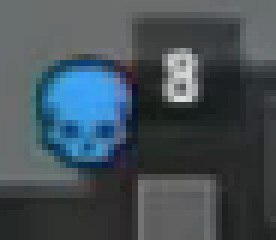
#> input picture skull_templates/skull_blue.png, 46 x 40 px (shown 6 times larger)
$ python -i TestImprovement.py   (imports and definitions only)
#> lines starting #> are read from the running program, lines starting #| are printed output that depends on the picture; after the words box and inside, x2 and y2 are one past the last pixel; in counts of white or black regions, pixels touching at a corner belong together
#> further down, picture is the input picture: shape (40, 46, 3); mean B, G, R 86.6, 79.8, 68.3
import cv2
import numpy as np

def detect_arrows(image):
    hsv = cv2.cvtColor(image, cv2.COLOR_BGR2HSV)
#> hsv: shape (40, 46, 3); mean H, S, V 83.3, 41.5, 87.6

    # Purple mask
    lower_purple = np.array([120, 50, 50])
    upper_purple = np.array([160, 255, 255])
    mask_purple = cv2.inRange(hsv, lower_purple, upper_purple)
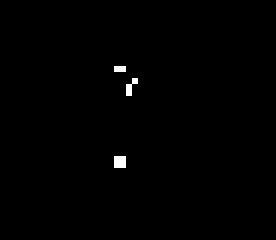
#> mask_purple: shape (40, 46) (shown 6 times larger); 0.49% white in thin lines or dots, all inside (x1, y1, x2, y2) = (19, 11, 23, 28)

    # White mask
    lower_white = np.array([0, 0, 180])
    upper_white = np.array([180, 30, 255])
    mask_white = cv2.inRange(hsv, lower_white, upper_white)
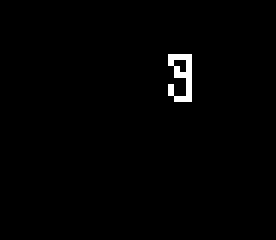
#> mask_white: shape (40, 46) (shown 6 times larger); 1% white in thin lines or dots, all inside (x1, y1, x2, y2) = (28, 9, 32, 17)

    kernel = np.ones((3, 3), np.uint8)

    closed_white = cv2.morphologyEx(mask_white, cv2.MORPH_CLOSE, kernel, iterations=2)
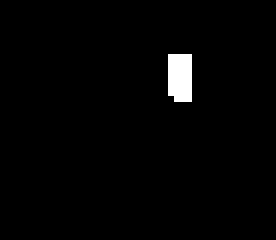
#> closed_white: shape (40, 46) (shown 6 times larger); 1.7% white; 1 white region, box (x1, y1, x2, y2) and area: (28, 9, 32, 17) 31
    border_emphasis = cv2.subtract(closed_white, mask_white)
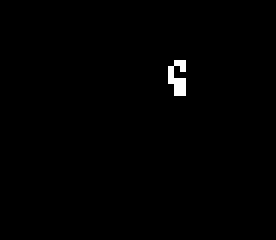
#> border_emphasis: shape (40, 46) (shown 6 times larger); 0.65% white in thin lines or dots, all inside (x1, y1, x2, y2) = (28, 10, 31, 16)
    enhanced_white = cv2.bitwise_or(mask_white, border_emphasis)
    enhanced_white = cv2.erode(enhanced_white, kernel, iterations=1)
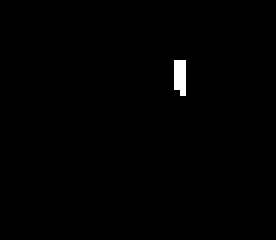
#> enhanced_white: shape (40, 46) (shown 6 times larger); 0.6% white in thin lines or dots, all inside (x1, y1, x2, y2) = (29, 10, 31, 16)

    dilated_purple = cv2.dilate(mask_purple, kernel, iterations=2)
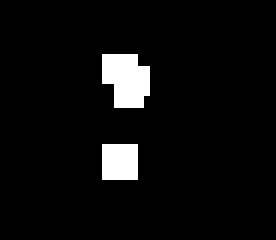
#> dilated_purple: shape (40, 46) (shown 6 times larger); 5.1% white; 2 white regions, box (x1, y1, x2, y2) and area: (17, 9, 25, 18) 58, (17, 24, 23, 30) 36
    dilated_white = cv2.dilate(enhanced_white, kernel, iterations=2)
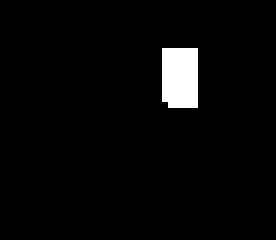
#> dilated_white: shape (40, 46) (shown 6 times larger); 3.2% white; 1 white region

    output = image.copy()
    find_and_draw_arrows(dilated_purple, output, color_label='P', box_color=(255, 0, 255))
    find_and_draw_arrows(dilated_white, output, color_label='W', box_color=(255, 255, 255))

    return output, dilated_purple, dilated_white

def find_and_draw_arrows(mask, output, color_label, box_color):
#> called with color_label = 'P', box_color = (255, 0, 255)
    contours, _ = cv2.findContours(mask, cv2.RETR_EXTERNAL, cv2.CHAIN_APPROX_SIMPLE)
#> contours = 2 contours; box (x1, y1, x2, y2) and area: (17, 9, 25, 18) 44, (17, 24, 23, 30) 25
    for cnt in contours:
        area = cv2.contourArea(cnt)
        if area < 80 or area > 3000:
            continue

        peri = cv2.arcLength(cnt, True)
        approx = cv2.approxPolyDP(cnt, 0.03 * peri, True)
        corners = len(approx)

        if 5 <= corners <= 9:
            x, y, w, h = cv2.boundingRect(cnt)
            aspect_ratio = w / float(h)
            if 0.5 < aspect_ratio < 2.0:
                cv2.rectangle(output, (x, y), (x + w, y + h), box_color, 2)
                cv2.putText(output, f"{color_label} {corners}", (x, y - 5),
                            cv2.FONT_HERSHEY_SIMPLEX, 0.5, box_color, 1)
#> this loop made 2 passes
#> (cnt, area) on pass 1: ([[17, 24], [17, 29], [22, 29], [22, 24]], 25)
#> area on pass 2: 43.5

# === MAIN: Video Processing Loop with ROI ===
map_x = 30
map_y = 580
map_width = 420
map_height = 280

# [27 lines not run here, left out]

>>> import cv2
>>> picture = cv2.imread('skull_templates/skull_blue.png')
>>> result = detect_arrows(picture)
#> the loop in find_and_draw_arrows (call 2), `for cnt in contours:` made 1 pass
#> area on pass 1: 44.5
